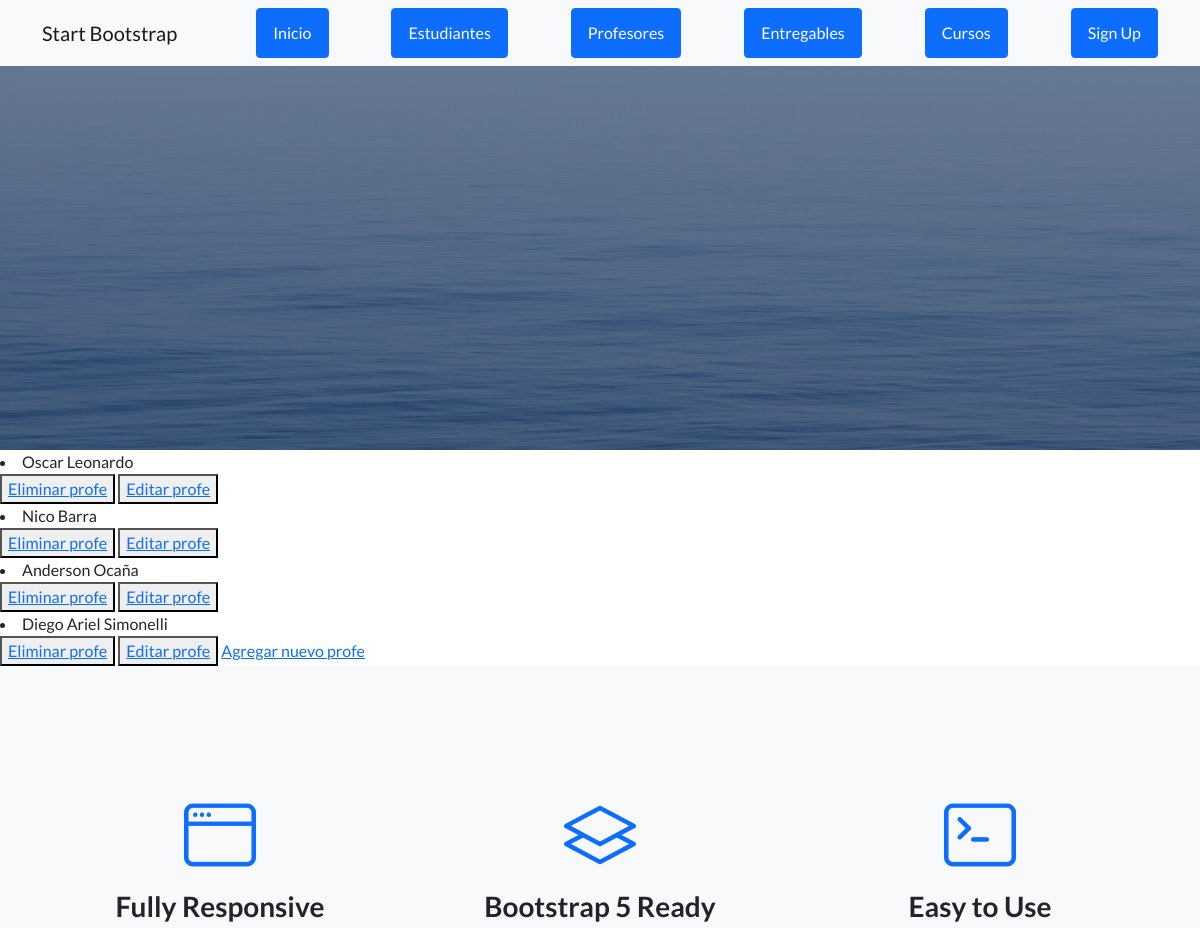
The app's page /AppCoder/leer_profesores/ (upper part), older data.
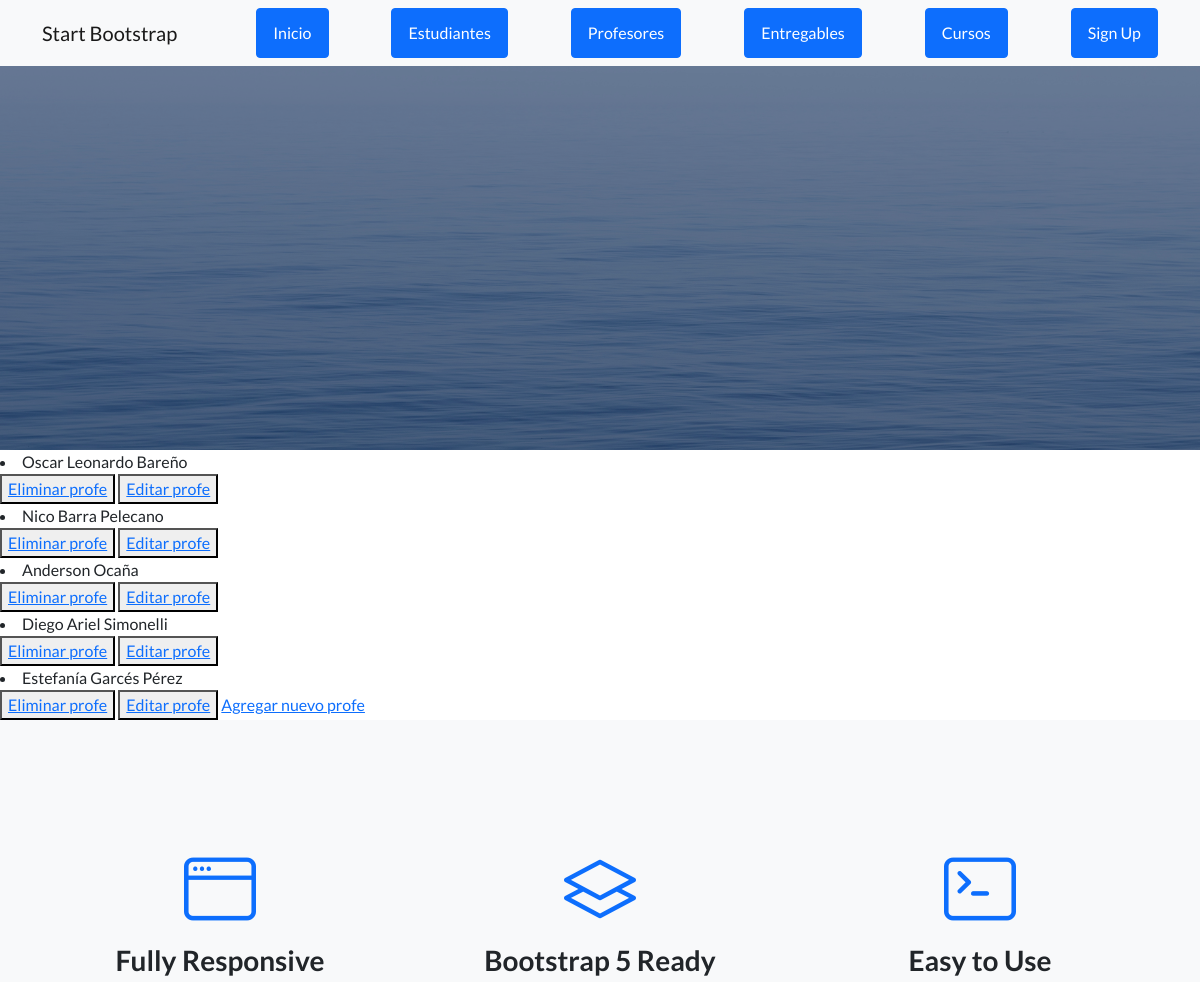
The same page, newer data.
### AppCoder/models.py (models this page shows)
class Profesor(models.Model):
    nombre= models.CharField(max_length=50)
    apellido= models.CharField(max_length=50)
    email= models.EmailField()
    profesion= models.CharField(max_length=50)
    def __str__(self):
        return self.nombre+" "+str(self.apellido)

### AppCoder/views.py (the view)
# urls.py: path('leer_profesores/', leer_profesores, name= 'leer_profesores'),
def leer_profesores(request):
    profesores=Profesor.objects.all()
    return render(request, "AppCoder/leer_profesores.html", {"profesores":profesores})

### AppCoder/templates/AppCoder/leer_profesores.html
{% extends "AppCoder/padre.html" %}
{% load static %}
{% block contenido_que_cambia %}
{% for profesor in profesores %}
    <li>{{ profesor }}</li>
    <button>
        <a href="{% url 'eliminar_profesor' profesor.nombre %}">Eliminar profe</a>
    </button>
    <button>
        <a href="{% url 'editar_profesor' profesor.nombre %}">Editar profe</a>
    </button>
{% endfor %}
<a href="{% url 'profe_formulario' %}">Agregar nuevo profe</a>
{% endblock %}

### AppCoder/templates/AppCoder/padre.html (shortened to what this page needs)
<!DOCTYPE html>
<html lang="en">
    <head>
        {% load static %}
        <link href="https://cdn.jsdelivr.net/npm/bootstrap-icons@1.5.0/font/bootstrap-icons.css" rel="stylesheet" type="text/css" />
        <link href="{% static '/AppCoder/css/styles.css' %}" rel="stylesheet" />
    </head>
    <body>
        <nav class="navbar navbar-light bg-light static-top">
            <div class="container">
                <a class="navbar-brand" href="#!">Start Bootstrap</a>
                <a class="btn btn-primary" href="{% url 'inicio' %}">Inicio</a>
                <a class="btn btn-primary" href="{% url 'estudiantes' %}">Estudiantes</a>
                <a class="btn btn-primary" href="{% url 'profesores' %}">Profesores</a>
                <a class="btn btn-primary" href="{% url 'entregables' %}">Entregables</a>
                <a class="btn btn-primary" href="{% url 'cursos' %}">Cursos</a>
                <a class="btn btn-primary" href="#signup">Sign Up</a>
            </div>
        </nav>
        <header class="masthead">
        </header>
        {% block contenido_que_cambia %}
        {% endblock %}
        <section class="features-icons bg-light text-center">
            <div class="container">
                <div class="row">
                    <div class="col-lg-4">
                        <div class="features-icons-item mx-auto mb-5 mb-lg-0 mb-lg-3">
                            <div class="features-icons-icon d-flex"><i class="bi-window m-auto text-primary"></i></div>
                            <h3>Fully Responsive</h3>
                        </div>
                    </div>
                    <div class="col-lg-4">
                        <div class="features-icons-item mx-auto mb-5 mb-lg-0 mb-lg-3">
                            <div class="features-icons-icon d-flex"><i class="bi-layers m-auto text-primary"></i></div>
                            <h3>Bootstrap 5 Ready</h3>
                        </div>
                    </div>
                    <div class="col-lg-4">
                        <div class="features-icons-item mx-auto mb-0 mb-lg-3">
                            <div class="features-icons-icon d-flex"><i class="bi-terminal m-auto text-primary"></i></div>
                            <h3>Easy to Use</h3>
                        </div>
                    </div>
                </div>
            </div>
        </section>
    </body>
</html>

Row changes from the older to the newer data that the page shows:
changed Profesor: nombre+apellido "Oscar Leonardo" → "Oscar Leonardo Bareño"
changed Profesor: nombre+apellido "Nico Barra" → "Nico Barra Pelecano"
added Profesor: nombre+apellido "Estefanía Garcés Pérez"
